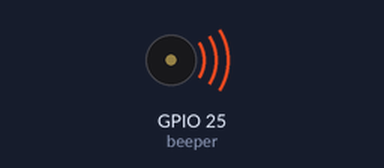
This program was run on a simulated ESP32 board running MicroPython. On the bench: buzzer (waves = sounding). At 4.8 s the program stops and its outputs stay as they are.

Above: at 0.1 s.
At 4.9 s:
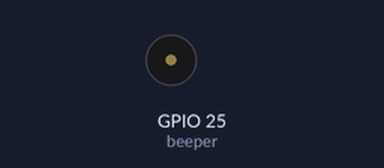
Timing chart, 0 to 6.3 s (numbered marks = the images above):
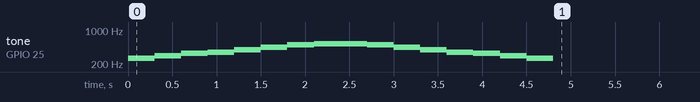

The program:

design_up_down.py
```python
from machine import Pin, PWM
import time

beeper = PWM(Pin(25))
beeper.freq(440)
beeper.duty(0)

notes = [262, 294, 330, 349, 392, 440, 494, 523]
for hz in notes:
    beeper.freq(hz)
    beeper.duty(512)
    time.sleep(0.3)
    beeper.duty(0)
for hz in reversed(notes):
    beeper.freq(hz)
    beeper.duty(512)
    time.sleep(0.3)
    beeper.duty(0)
```

Measured:
- by itself, tone on GPIO 25 (beeper): plays 262 Hz for 0.30 s, 294 Hz for 0.30 s, 330 Hz for 0.30 s, 349 Hz for 0.30 s, 392 Hz for 0.30 s, 440 Hz for 0.30 s … (15 notes in this stretch)
